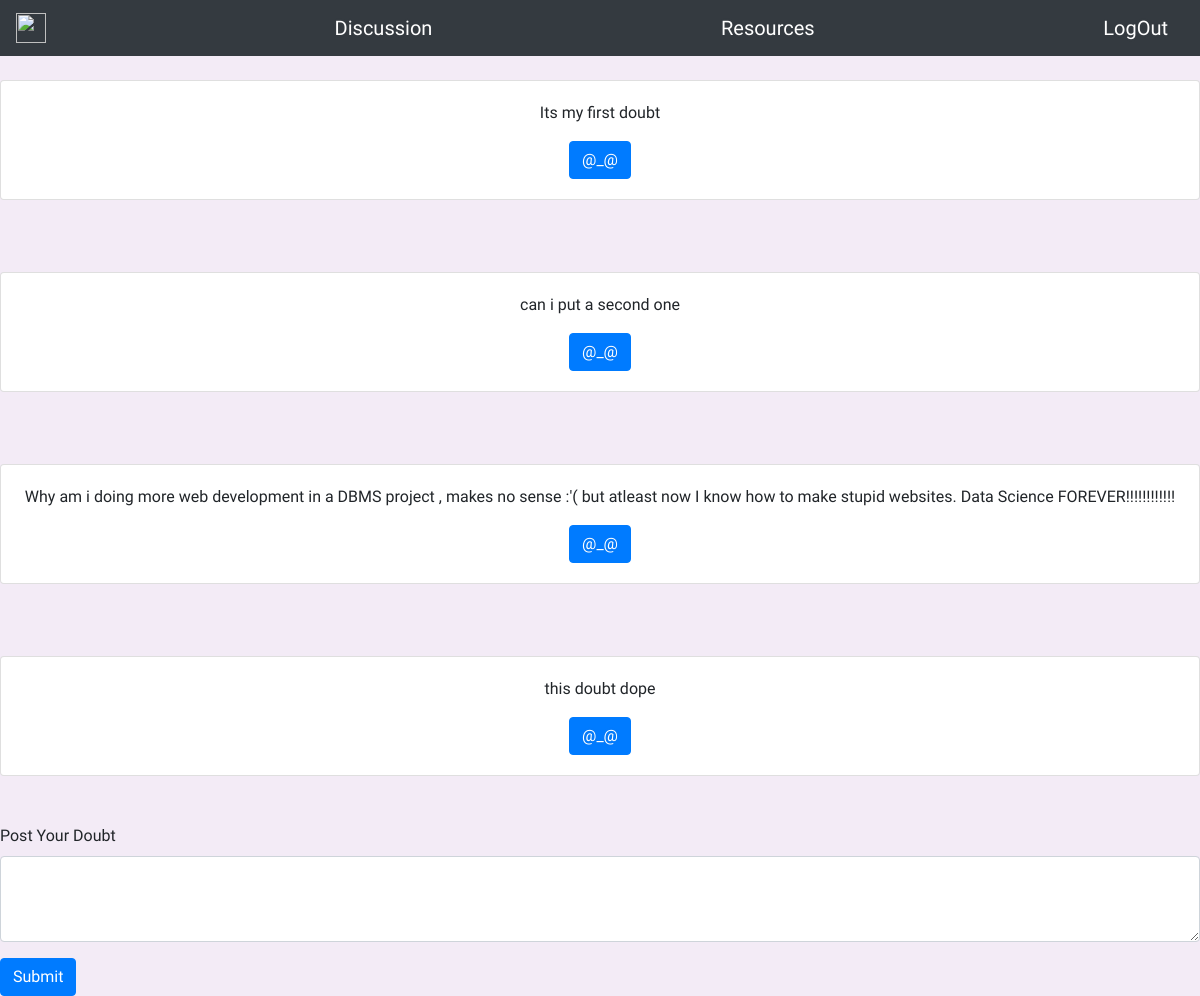
Page /doubts/DBMS (signed in) on the earlier database version.
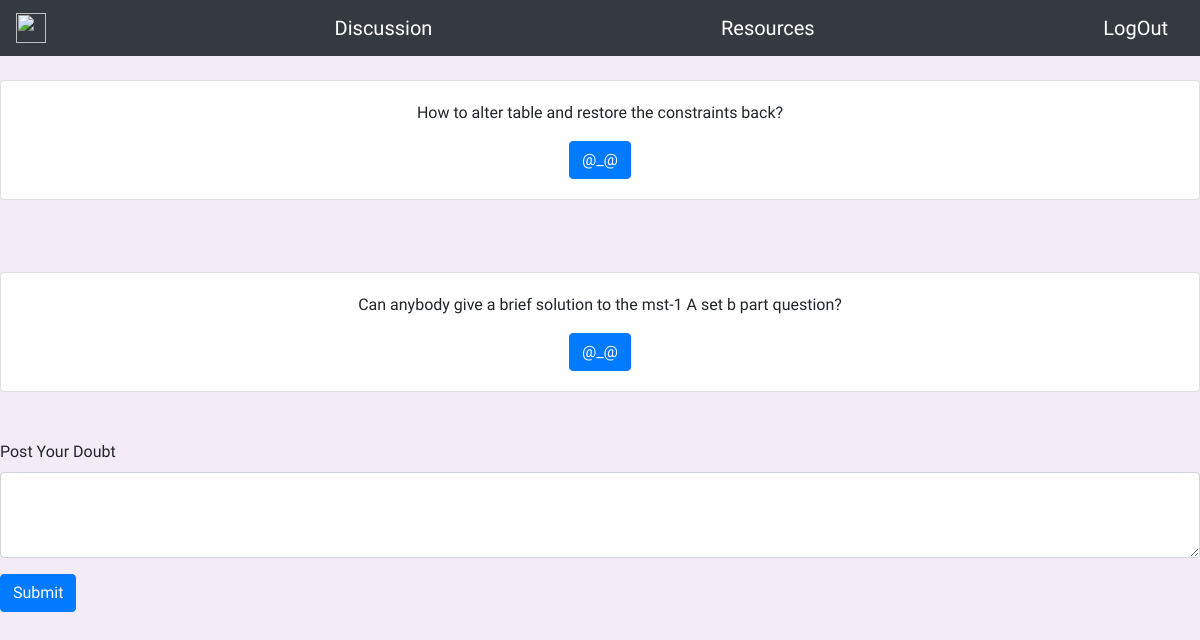
Same page on the later database version.
### tables this page shows
CREATE TABLE discussion(
             
             doubt_id INTEGER PRIMARY KEY AUTOINCREMENT,
             doubt TEXT ,
             asked_by TEXT ,
             subject_id TEXT,
             time_posted timestamp,
             FOREIGN KEY(asked_by) REFERENCES student_details(username),
             FOREIGN KEY(subject_id) REFERENCES subjects(_id)
               
);

### runner.py (the view, shortened to what this page needs)
@app.route('/doubts')
@app.route('/doubts/<subject>',methods=['GET',"POST"])
@app.route('/doubts/<subject>/<int:doubt_id>',methods=['GET',"POST"])
def doubts(subject=None , doubt_id=None):
    user=session['username']
    courses_enrolled= dm.get_user_subjects(user,session['account_type'])
    doubts=None
    comments=None
    cur_doubt=None
    upvote_status=None
    comments_liked = None
    if request.method=='GET':
        if subject is not None:
            doubts= dm.get_questions(subject)
        return render_template('doubts.html',subject=subject,courses=courses_enrolled,doubts=doubts,doubt_id=doubt_id,account_type=session['account_type'],comments=comments,cur_doubt=cur_doubt,upvote_status=upvote_status,comments_liked=comments_liked)

### database_management.py (called while the page is built)
def get_user_subjects(name,account_type):
    cur=connection.cursor()
    if account_type=='student':
        cur.execute('SELECT _id FROM student_details JOIN subjects ON student_details.branch=subjects.branch AND student_details.semester = subjects.semester WHERE username=(?);',(name,))
        result=cur.fetchall()
    else:
        cur.execute('SELECt subject_id FROM teaches WHERE username=(?)',(name,))
        result=cur.fetchall()
    return result

def get_questions(sub):
    cur = connection.cursor()
    cur.execute("SELECT doubt_id , doubt FROM discussion WHERE subject_id=(?)",(sub,))
    result= cur.fetchall()
    return result

### templates/doubts.html (shortened to what this page needs)
{% extends "login_home.html" %}
    {% block content %}
        {% if subject  != None and doubt_id == None %}
            {% for doubt in doubts%}
            <center>
                <div class="card">
                    <div class="card-body">
                      <p class="card-text">{{doubt[1]}}</p>
                      <a href="{{ url_for('doubts',doubt_id = doubt[0], subject = subject) }}" class="btn btn-primary">@_@</a>
                    </div>
                  </div>
                </center>
            {% endfor %}
            {% if account_type=='student' %}
                <form action='#' method='POST'>
                <div class="form-group">
                    <label for="exampleFormControlTextarea1">Post Your Doubt</label>
                    <textarea class="form-control" id="exampleFormControlTextarea1" name='doubt' rows="3"></textarea>
                  </div>
                <button  class="btn btn-primary" type="submit">Submit</button>
                </form>
            {% endif %}
        {% endif %}
    {% endblock %}

### templates/login_home.html (shortened to what this page needs)
<!DOCTYPE html>
<html lang="en">
<head>
    <link rel="stylesheet" href="https://stackpath.bootstrapcdn.com/bootstrap/4.5.2/css/bootstrap.min.css">
    <link rel="stylesheet" type= "text/css" href= "{{ url_for('static',filename='styles/login.css') }}">
  <link rel="stylesheet" href="path/to/font-awesome/css/font-awesome.min.css">
</head>
<body>
    <nav class="navbar navbar-dark bg-dark">
      <a class="navbar-brand" href="#">
      <img src="https://imgflip.com/s/meme/Doge.jpg" width="30" height="30" class="d-inline-block align-top" alt="" loading="lazy">
      </a>
      <a class="navbar-brand" href='{{url_for("doubts")}}' >
        Discussion
      </a>
      <a class="navbar-brand" href='{{url_for("resources")}}' >
        Resources
      </a>
      <a class="navbar-brand" href='{{url_for("logout")}}' >
        LogOut
      </a>
    </nav>
  {% block content %}
  {% endblock %}
</body>
</html>

### static/styles/login.css (style rules this page uses)
body { background-color: #F3EBF6; font-family: 'Ubuntu', sans-serif; }
a { text-shadow: 0px 0px 3px rgba(117, 117, 117, 0.12); color: #E1BEE7; text-decoration: none }

Differences in the rows shown:
removed discussion: doubt "Its my first doubt"
removed discussion: doubt "can i put a second one"
removed discussion: doubt "Why am i doing more web development in a DBMS project , makes no sense :'( but atleast now I know how to make stupid websites. Data Science FOREVER!!!!!!!!!!!!"
removed discussion: doubt "this doubt dope"
added discussion: doubt "How to alter table and restore the constraints back?"
added discussion: doubt "Can anybody give a brief solution to the mst-1 A set b part question?"
